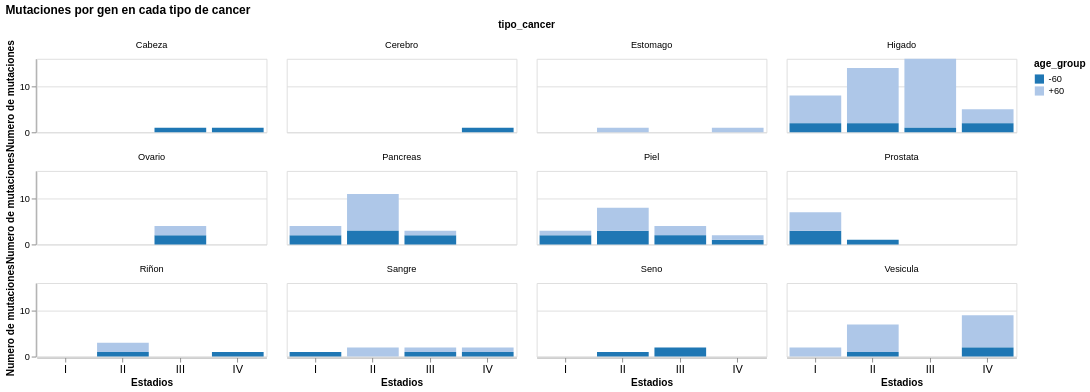

Notebook cell for this chart:
### Code cell
hola = alt.Chart(merge_stage).mark_bar().encode(
    x=alt.X('Estadios',axis=alt.Axis(
              labelAngle=0, labelFontSize=12)),
    y=alt.Y('count(icgc_mutation_id):Q').title('Numero de mutaciones').axis(format='.0f'),
    facet=alt.Facet('tipo_cancer').columns(4),
    color=alt.Color('age_group', scale=alt.Scale(scheme='category20')),
).properties(
    title='Mutaciones por gen en cada tipo de cancer',
    width=250,
    height=80
)

family_name = 'tgfb'
#hola.save("../run/imagenes/Estadadios_cancer_{0}.png".format(family_name), dpi=600)  # Aumenta el valor de scale para mejorar la resolución
hola

### Figure 1 — Vega-Lite specification as saved in the notebook (floating-point values rounded to 4 significant figures)
{"config": {"view": {"continuousWidth": 300, "continuousHeight": 300}}, "data": {"name": "data-d1ce68c49e7d47150d0fe1bc6881d806"}, "mark": {"type": "bar"}, "encoding": {"color": {"field": "age_group", "scale": {"scheme": "category20"}, "sort": ["-60", "+60"], "type": "ordinal"}, "facet": {"columns": 4, "field": "tipo_cancer", "type": "nominal"}, "x": {"axis": {"labelAngle": 0, "labelFontSize": 12}, "field": "Estadios", "type": "nominal"}, "y": {"aggregate": "count", "axis": {"format": ".0f"}, "field": "icgc_mutation_id", "title": "Numero de mutaciones", "type": "quantitative"}}, "height": 80, "title": "Mutaciones por gen en cada tipo de cancer", "width": 250, "$schema": "https://vega.github.io/schema/vega-lite/v5.17.0.json", "datasets": {"data-d1ce68c49e7d47150d0fe1bc6881d806": [{"icgc_donor_id": "DO220855", "donor_sex": "male", "donor_age_at_diagnosis": 47, "donor_tumour_stage_at_diagnosis": "IIC", "Est_tnm": "IIC", "age_group": "-60", "Estadios": "II", "tipo_cancer": "Piel"}, {"icgc_donor_id": "DO220866", "donor_sex": "male", "donor_age_at_diagnosis": 63, "donor_tumour_stage_at_diagnosis": "IIIB", "Est_tnm": "IIIB", "age_group": "+60", "Estadios": "III", "tipo_cancer": "Piel"}, {"icgc_donor_id": "DO220875", "donor_sex": "male", "donor_age_at_diagnosis": 64, "donor_tumour_stage_at_diagnosis": "IIB", "Est_tnm": "IIB", "age_group": "+60", "Estadios": "II", "tipo_cancer": "Piel"}, {"icgc_donor_id": "DO220877", "donor_sex": "male", "donor_age_at_diagnosis": 25, "donor_tumour_stage_at_diagnosis": "IV", "Est_tnm": "IV", "age_group": "-60", "Estadios": "IV", "tipo_cancer": "Piel"}, {"icgc_donor_id": "DO220886", "donor_sex": "male", "donor_age_at_diagnosis": 56, "donor_tumour_stage_at_diagnosis": "IA/IB", "Est_tnm": "I", "age_group": "-60", "Estadios": "I", "tipo_cancer": "Piel"}, {"icgc_donor_id": "DO220891", "donor_sex": "male", "donor_age_at_diagnosis": 78, "donor_tumour_stage_at_diagnosis": "IA/IB", "Est_tnm": "I", "age_group": "+60", "Estadios": "I", "tipo_cancer": "Piel"}, {"icgc_donor_id": "DO220898", "donor_sex": "female", "donor_age_at_diagnosis": 63, "donor_tumour_stage_at_diagnosis": "IV", "Est_tnm": "IV", "age_group": "+60", "Estadios": "IV", "tipo_cancer": "Piel"}, {"icgc_donor_id": "DO219881", "donor_sex": "male", "donor_age_at_diagnosis": 85, "donor_tumour_stage_at_diagnosis": "3", "Est_tnm": "III", "age_group": "+60", "Estadios": "III", "tipo_cancer": "Piel"}, {"icgc_donor_id": "DO219873", "donor_sex": "male", "donor_age_at_diagnosis": 49, "donor_tumour_stage_at_diagnosis": "2", "Est_tnm": "II", "age_group": "-60", "Estadios": "II", "tipo_cancer": "Piel"}, {"icgc_donor_id": "DO228012", "donor_sex": "male", "donor_age_at_diagnosis": 54, "donor_tumour_stage_at_diagnosis": "3", "Est_tnm": "III", "age_group": "-60", "Estadios": "III", "tipo_cancer": "Piel"}, {"icgc_donor_id": "DO220901", "donor_sex": "male", "donor_age_at_diagnosis": 56, "donor_tumour_stage_at_diagnosis": "IIA", "Est_tnm": "IIA", "age_group": "-60", "Estadios": "II", "tipo_cancer": "Piel"}, {"icgc_donor_id": "DO220902", "donor_sex": "male", "donor_age_at_diagnosis": 70, "donor_tumour_stage_at_diagnosis": "IIA", "Est_tnm": "IIA", "age_group": "+60", "Estadios": "II", "tipo_cancer": "Piel"}, {"icgc_donor_id": "DO220908", "donor_sex": "male", "donor_age_at_diagnosis": 19, "donor_tumour_stage_at_diagnosis": "IB", "Est_tnm": "IB", "age_group": "-60", "Estadios": "I", "tipo_cancer": "Piel"}, {"icgc_donor_id": "DO218912", "donor_sex": "male", "donor_age_at_diagnosis": 50, "donor_tumour_stage_at_diagnosis": "3", "Est_tnm": "III", "age_group": "-60", "Estadios": "III", "tipo_cancer": "Piel"}, {"icgc_donor_id": "DO218908", "donor_sex": "female", "donor_age_at_diagnosis": 72, "donor_tumour_stage_at_diagnosis": "2", "Est_tnm": "II", "age_group": "+60", "Estadios": "II", "tipo_cancer": "Piel"}, {"icgc_donor_id": "DO218863", "donor_sex": "female", "donor_age_at_diagnosis": 60, "donor_tumour_stage_at_diagnosis": "2", "Est_tnm": "II", "age_group": "+60", "Estadios": "II", "tipo_cancer": "Piel"}, {"icgc_donor_id": "DO218850", "donor_sex": "female", "donor_age_at_diagnosis": 72, "donor_tumour_stage_at_diagnosis": "2", "Est_tnm": "II", "age_group": "+60", "Estadios": "II", "tipo_cancer": "Piel"}, {"icgc_donor_id": "DO23258", "donor_sex": "male", "donor_age_at_diagnosis": 67, "donor_tumour_stage_at_diagnosis": "2", "Est_tnm": "II", "age_group": "+60", "Estadios": "II", "tipo_cancer": "Higado"}, {"icgc_donor_id": "DO23260", "donor_sex": "male", "donor_age_at_diagnosis": 69, "donor_tumour_stage_at_diagnosis": "3", "Est_tnm": "III", "age_group": "+60", "Estadios": "III", "tipo_cancer": "Higado"}, {"icgc_donor_id": "DO23248", "donor_sex": "male", "donor_age_at_diagnosis": 81, "donor_tumour_stage_at_diagnosis": "3", "Est_tnm": "III", "age_group": "+60", "Estadios": "III", "tipo_cancer": "Higado"}, {"icgc_donor_id": "DO50844", "donor_sex": "male", "donor_age_at_diagnosis": 75, "donor_tumour_stage_at_diagnosis": "4", "Est_tnm": "IV", "age_group": "+60", "Estadios": "IV", "tipo_cancer": "Higado"}, {"icgc_donor_id": "DO23242", "donor_sex": "male", "donor_age_at_diagnosis": 62, "donor_tumour_stage_at_diagnosis": "2", "Est_tnm": "II", "age_group": "+60", "Estadios": "II", "tipo_cancer": "Higado"}, {"icgc_donor_id": "DO23210", "donor_sex": "male", "donor_age_at_diagnosis": 72, "donor_tumour_stage_at_diagnosis": "3", "Est_tnm": "III", "age_group": "+60", "Estadios": "III", "tipo_cancer": "Higado"}, {"icgc_donor_id": "DO23222", "donor_sex": "male", "donor_age_at_diagnosis": 76, "donor_tumour_stage_at_diagnosis": "3", "Est_tnm": "III", "age_group": "+60", "Estadios": "III", "tipo_cancer": "Higado"}, {"icgc_donor_id": "DO50819", "donor_sex": "female", "donor_age_at_diagnosis": 72, "donor_tumour_stage_at_diagnosis": "2", "Est_tnm": "II", "age_group": "+60", "Estadios": "II", "tipo_cancer": "Higado"}, {"icgc_donor_id": "DO50811", "donor_sex": "male", "donor_age_at_diagnosis": 62, "donor_tumour_stage_at_diagnosis": "1", "Est_tnm": "I", "age_group": "+60", "Estadios": "I", "tipo_cancer": "Higado"}, {"icgc_donor_id": "DO23208", "donor_sex": "female", "donor_age_at_diagnosis": 72, "donor_tumour_stage_at_diagnosis": "1", "Est_tnm": "I", "age_group": "+60", "Estadios": "I", "tipo_cancer": "Higado"}, {"icgc_donor_id": "DO23206", "donor_sex": "male", "donor_age_at_diagnosis": 84, "donor_tumour_stage_at_diagnosis": "3", "Est_tnm": "III", "age_group": "+60", "Estadios": "III", "tipo_cancer": "Higado"}, {"icgc_donor_id": "DO23274", "donor_sex": "male", "donor_age_at_diagnosis": 75, "donor_tumour_stage_at_diagnosis": "3", "Est_tnm": "III", "age_group": "+60", "Estadios": "III", "tipo_cancer": "Higado"}, {"icgc_donor_id": "DO23280", "donor_sex": "male", "donor_age_at_diagnosis": 74, "donor_tumour_stage_at_diagnosis": "3", "Est_tnm": "III", "age_group": "+60", "Estadios": "III", "tipo_cancer": "Higado"}, {"icgc_donor_id": "DO23134", "donor_sex": "female", "donor_age_at_diagnosis": 65, "donor_tumour_stage_at_diagnosis": "1", "Est_tnm": "I", "age_group": "+60", "Estadios": "I", "tipo_cancer": "Higado"}, {"icgc_donor_id": "DO23130", "donor_sex": "male", "donor_age_at_diagnosis": 62, "donor_tumour_stage_at_diagnosis": "4A", "Est_tnm": "IVA", "age_group": "+60", "Estadios": "IV", "tipo_cancer": "Higado"}, {"icgc_donor_id": "DO23148", "donor_sex": "male", "donor_age_at_diagnosis": 73, "donor_tumour_stage_at_diagnosis": "4A", "Est_tnm": "IVA", "age_group": "+60", "Estadios": "IV", "tipo_cancer": "Higado"}, {"icgc_donor_id": "DO23194", "donor_sex": "male", "donor_age_at_diagnosis": 68, "donor_tumour_stage_at_diagnosis": "2", "Est_tnm": "II", "age_group": "+60", "Estadios": "II", "tipo_cancer": "Higado"}, {"icgc_donor_id": "DO23188", "donor_sex": "male", "donor_age_at_diagnosis": 76, "donor_tumour_stage_at_diagnosis": "3", "Est_tnm": "III", "age_group": "+60", "Estadios": "III", "tipo_cancer": "Higado"}, {"icgc_donor_id": "DO23158", "donor_sex": "male", "donor_age_at_diagnosis": 65, "donor_tumour_stage_at_diagnosis": "3", "Est_tnm": "III", "age_group": "+60", "Estadios": "III", "tipo_cancer": "Higado"}, {"icgc_donor_id": "DO23160", "donor_sex": "male", "donor_age_at_diagnosis": 58, "donor_tumour_stage_at_diagnosis": "3", "Est_tnm": "III", "age_group": "-60", "Estadios": "III", "tipo_cancer": "Higado"}, {"icgc_donor_id": "DO45287", "donor_sex": "male", "donor_age_at_diagnosis": 74, "donor_tumour_stage_at_diagnosis": "1", "Est_tnm": "I", "age_group": "+60", "Estadios": "I", "tipo_cancer": "Higado"}, {"icgc_donor_id": "DO45279", "donor_sex": "male", "donor_age_at_diagnosis": 67, "donor_tumour_stage_at_diagnosis": "3", "Est_tnm": "III", "age_group": "+60", "Estadios": "III", "tipo_cancer": "Higado"}, {"icgc_donor_id": "DO45241", "donor_sex": "male", "donor_age_at_diagnosis": 49, "donor_tumour_stage_at_diagnosis": "1", "Est_tnm": "I", "age_group": "-60", "Estadios": "I", "tipo_cancer": "Higado"}, {"icgc_donor_id": "DO45227", "donor_sex": "female", "donor_age_at_diagnosis": 57, "donor_tumour_stage_at_diagnosis": "2", "Est_tnm": "II", "age_group": "-60", "Estadios": "II", "tipo_cancer": "Higado"}, {"icgc_donor_id": "DO45299", "donor_sex": "female", "donor_age_at_diagnosis": 70, "donor_tumour_stage_at_diagnosis": "1", "Est_tnm": "I", "age_group": "+60", "Estadios": "I", "tipo_cancer": "Higado"}, {"icgc_donor_id": "DO45293", "donor_sex": "male", "donor_age_at_diagnosis": 68, "donor_tumour_stage_at_diagnosis": "3", "Est_tnm": "III", "age_group": "+60", "Estadios": "III", "tipo_cancer": "Higado"}, {"icgc_donor_id": "DO45145", "donor_sex": "male", "donor_age_at_diagnosis": 78, "donor_tumour_stage_at_diagnosis": "3", "Est_tnm": "III", "age_group": "+60", "Estadios": "III", "tipo_cancer": "Higado"}, {"icgc_donor_id": "DO45141", "donor_sex": "male", "donor_age_at_diagnosis": 73, "donor_tumour_stage_at_diagnosis": "2", "Est_tnm": "II", "age_group": "+60", "Estadios": "II", "tipo_cancer": "Higado"}, {"icgc_donor_id": "DO45109", "donor_sex": "male", "donor_age_at_diagnosis": 63, "donor_tumour_stage_at_diagnosis": "2", "Est_tnm": "II", "age_group": "+60", "Estadios": "II", "tipo_cancer": "Higado"}, {"icgc_donor_id": "DO45177", "donor_sex": "female", "donor_age_at_diagnosis": 81, "donor_tumour_stage_at_diagnosis": "3", "Est_tnm": "III", "age_group": "+60", "Estadios": "III", "tipo_cancer": "Higado"}, {"icgc_donor_id": "DO48761", "donor_sex": "male", "donor_age_at_diagnosis": 55, "donor_tumour_stage_at_diagnosis": "2", "Est_tnm": "II", "age_group": "-60", "Estadios": "II", "tipo_cancer": "Higado"}, {"icgc_donor_id": "DO23468", "donor_sex": "female", "donor_age_at_diagnosis": 48, "donor_tumour_stage_at_diagnosis": "1", "Est_tnm": "I", "age_group": "-60", "Estadios": "I", "tipo_cancer": "Higado"}, {"icgc_donor_id": "DO23466", "donor_sex": "male", "donor_age_at_diagnosis": 73, "donor_tumour_stage_at_diagnosis": "2", "Est_tnm": "II", "age_group": "+60", "Estadios": "II", "tipo_cancer": "Higado"}, {"icgc_donor_id": "DO23416", "donor_sex": "male", "donor_age_at_diagnosis": 73, "donor_tumour_stage_at_diagnosis": "2", "Est_tnm": "II", "age_group": "+60", "Estadios": "II", "tipo_cancer": "Higado"}, {"icgc_donor_id": "DO23400", "donor_sex": "male", "donor_age_at_diagnosis": 41, "donor_tumour_stage_at_diagnosis": "4B", "Est_tnm": "IVB", "age_group": "-60", "Estadios": "IV", "tipo_cancer": "Higado"}, {"icgc_donor_id": "DO23358", "donor_sex": "male", "donor_age_at_diagnosis": 71, "donor_tumour_stage_at_diagnosis": "2", "Est_tnm": "II", "age_group": "+60", "Estadios": "II", "tipo_cancer": "Higado"}, {"icgc_donor_id": "DO23368", "donor_sex": "female", "donor_age_at_diagnosis": 52, "donor_tumour_stage_at_diagnosis": "4A", "Est_tnm": "IVA", "age_group": "-60", "Estadios": "IV", "tipo_cancer": "Higado"}, {"icgc_donor_id": "DO23330", "donor_sex": "male", "donor_age_at_diagnosis": 75, "donor_tumour_stage_at_diagnosis": "3", "Est_tnm": "III", "age_group": "+60", "Estadios": "III", "tipo_cancer": "Higado"}, {"icgc_donor_id": "DO23322", "donor_sex": "male", "donor_age_at_diagnosis": 78, "donor_tumour_stage_at_diagnosis": "2", "Est_tnm": "II", "age_group": "+60", "Estadios": "II", "tipo_cancer": "Higado"}, {"icgc_donor_id": "DO48682", "donor_sex": "female", "donor_age_at_diagnosis": 72, "donor_tumour_stage_at_diagnosis": "3", "Est_tnm": "III", "age_group": "+60", "Estadios": "III", "tipo_cancer": "Higado"}, {"icgc_donor_id": "DO23539", "donor_sex": "male", "donor_age_at_diagnosis": 77, "donor_tumour_stage_at_diagnosis": "1", "Est_tnm": "I", "age_group": "+60", "Estadios": "I", "tipo_cancer": "Higado"}, {"icgc_donor_id": "DO23537", "donor_sex": "male", "donor_age_at_diagnosis": 79, "donor_tumour_stage_at_diagnosis": "2", "Est_tnm": "II", "age_group": "+60", "Estadios": "II", "tipo_cancer": "Higado"}, {"icgc_donor_id": "DO23514", "donor_sex": "male", "donor_age_at_diagnosis": 64, "donor_tumour_stage_at_diagnosis": "2", "Est_tnm": "II", "age_group": "+60", "Estadios": "II", "tipo_cancer": "Higado"}, {"icgc_donor_id": "DO27825", "donor_sex": "male", "donor_age_at_diagnosis": 4, "donor_tumour_stage_at_diagnosis": "III", "Est_tnm": "III", "age_group": "-60", "Estadios": "III", "tipo_cancer": "Sangre"}, {"icgc_donor_id": "DO27803", "donor_sex": "male", "donor_age_at_diagnosis": 67, "donor_tumour_stage_at_diagnosis": "IV,N", "Est_tnm": "IV", "age_group": "+60", "Estadios": "IV", "tipo_cancer": "Sangre"}, {"icgc_donor_id": "DO27797", "donor_sex": "male", "donor_age_at_diagnosis": 48, "donor_tumour_stage_at_diagnosis": "IV,N,E", "Est_tnm": "IV", "age_group": "-60", "Estadios": "IV", "tipo_cancer": "Sangre"}, {"icgc_donor_id": "DO27789", "donor_sex": "male", "donor_age_at_diagnosis": 66, "donor_tumour_stage_at_diagnosis": "II,N", "Est_tnm": "II", "age_group": "+60", "Estadios": "II", "tipo_cancer": "Sangre"}, {"icgc_donor_id": "DO52671", "donor_sex": "female", "donor_age_at_diagnosis": 74, "donor_tumour_stage_at_diagnosis": "III,E", "Est_tnm": "III", "age_group": "+60", "Estadios": "III", "tipo_cancer": "Sangre"}, {"icgc_donor_id": "DO52674", "donor_sex": "female", "donor_age_at_diagnosis": 53, "donor_tumour_stage_at_diagnosis": "I,N", "Est_tnm": "I", "age_group": "-60", "Estadios": "I", "tipo_cancer": "Sangre"}, {"icgc_donor_id": "DO52675", "donor_sex": "female", "donor_age_at_diagnosis": 70, "donor_tumour_stage_at_diagnosis": "II,N,E", "Est_tnm": "II", "age_group": "+60", "Estadios": "II", "tipo_cancer": "Sangre"}, {"icgc_donor_id": "DO48969", "donor_sex": "female", "donor_age_at_diagnosis": 9, "donor_tumour_stage_at_diagnosis": "M1", "Est_tnm": "IV", "age_group": "-60", "Estadios": "IV", "tipo_cancer": "Cerebro"}, {"icgc_donor_id": "DO218828", "donor_sex": "female", "donor_age_at_diagnosis": 50, "donor_tumour_stage_at_diagnosis": "T1N1M0", "Est_tnm": "IIA", "age_group": "-60", "Estadios": "II", "tipo_cancer": "Seno "}, {"icgc_donor_id": "DO227473", "donor_sex": "female", "donor_age_at_diagnosis": 48, "donor_tumour_stage_at_diagnosis": "T2N2M0", "Est_tnm": "IIIA", "age_group": "-60", "Estadios": "III", "tipo_cancer": "Seno "}, {"icgc_donor_id": "DO227854", "donor_sex": "female", "donor_age_at_diagnosis": 55, "donor_tumour_stage_at_diagnosis": "T3N1M0", "Est_tnm": "IIIA", "age_group": "-60", "Estadios": "III", "tipo_cancer": "Seno "}, {"icgc_donor_id": "DO46368", "donor_sex": "female", "donor_age_at_diagnosis": 57, "donor_tumour_stage_at_diagnosis": "III", "Est_tnm": "III", "age_group": "-60", "Estadios": "III", "tipo_cancer": "Ovario"}, {"icgc_donor_id": "DO46370", "donor_sex": "female", "donor_age_at_diagnosis": 54, "donor_tumour_stage_at_diagnosis": "III", "Est_tnm": "III", "age_group": "-60", "Estadios": "III", "tipo_cancer": "Ovario"}, {"icgc_donor_id": "DO46354", "donor_sex": "female", "donor_age_at_diagnosis": 73, "donor_tumour_stage_at_diagnosis": "III", "Est_tnm": "III", "age_group": "+60", "Estadios": "III", "tipo_cancer": "Ovario"}, {"icgc_donor_id": "DO46334", "donor_sex": "female", "donor_age_at_diagnosis": 77, "donor_tumour_stage_at_diagnosis": "III", "Est_tnm": "III", "age_group": "+60", "Estadios": "III", "tipo_cancer": "Ovario"}, {"icgc_donor_id": "DO35083", "donor_sex": "female", "donor_age_at_diagnosis": 68, "donor_tumour_stage_at_diagnosis": "IIB", "Est_tnm": "IIB", "age_group": "+60", "Estadios": "II", "tipo_cancer": "Pancreas"}, {"icgc_donor_id": "DO35230", "donor_sex": "female", "donor_age_at_diagnosis": 52, "donor_tumour_stage_at_diagnosis": "IIB", "Est_tnm": "IIB", "age_group": "-60", "Estadios": "II", "tipo_cancer": "Pancreas"}, {"icgc_donor_id": "DO35242", "donor_sex": "male", "donor_age_at_diagnosis": 51, "donor_tumour_stage_at_diagnosis": "T3N1Mx", "Est_tnm": "IIIA", "age_group": "-60", "Estadios": "III", "tipo_cancer": "Pancreas"}, {"icgc_donor_id": "DO35120", "donor_sex": "male", "donor_age_at_diagnosis": 80, "donor_tumour_stage_at_diagnosis": "T3N1Mx", "Est_tnm": "IIIA", "age_group": "+60", "Estadios": "III", "tipo_cancer": "Pancreas"}, {"icgc_donor_id": "DO51549", "donor_sex": "female", "donor_age_at_diagnosis": 76, "donor_tumour_stage_at_diagnosis": "IIA", "Est_tnm": "IIA", "age_group": "+60", "Estadios": "II", "tipo_cancer": "Pancreas"}, {"icgc_donor_id": "DO51534", "donor_sex": "female", "donor_age_at_diagnosis": 79, "donor_tumour_stage_at_diagnosis": "IIB", "Est_tnm": "IIB", "age_group": "+60", "Estadios": "II", "tipo_cancer": "Pancreas"}, {"icgc_donor_id": "DO51517", "donor_sex": "male", "donor_age_at_diagnosis": 52, "donor_tumour_stage_at_diagnosis": "IIB", "Est_tnm": "IIB", "age_group": "-60", "Estadios": "II", "tipo_cancer": "Pancreas"}, {"icgc_donor_id": "DO51496", "donor_sex": "female", "donor_age_at_diagnosis": 70, "donor_tumour_stage_at_diagnosis": "IIB", "Est_tnm": "IIB", "age_group": "+60", "Estadios": "II", "tipo_cancer": "Pancreas"}, {"icgc_donor_id": "DO51464", "donor_sex": "male", "donor_age_at_diagnosis": 72, "donor_tumour_stage_at_diagnosis": "IIB", "Est_tnm": "IIB", "age_group": "+60", "Estadios": "II", "tipo_cancer": "Pancreas"}, {"icgc_donor_id": "DO49418", "donor_sex": "male", "donor_age_at_diagnosis": 58, "donor_tumour_stage_at_diagnosis": "IA", "Est_tnm": "IA", "age_group": "-60", "Estadios": "I", "tipo_cancer": "Pancreas"}, {"icgc_donor_id": "DO35442", "donor_sex": "female", "donor_age_at_diagnosis": 53, "donor_tumour_stage_at_diagnosis": "IIA", "Est_tnm": "IIA", "age_group": "-60", "Estadios": "II", "tipo_cancer": "Pancreas"}, {"icgc_donor_id": "DO35406", "donor_sex": "male", "donor_age_at_diagnosis": 54, "donor_tumour_stage_at_diagnosis": "III", "Est_tnm": "III", "age_group": "-60", "Estadios": "III", "tipo_cancer": "Pancreas"}, {"icgc_donor_id": "DO35360", "donor_sex": "male", "donor_age_at_diagnosis": 65, "donor_tumour_stage_at_diagnosis": "IB", "Est_tnm": "IB", "age_group": "+60", "Estadios": "I", "tipo_cancer": "Pancreas"}, {"icgc_donor_id": "DO224575", "donor_sex": "male", "donor_age_at_diagnosis": 72, "donor_tumour_stage_at_diagnosis": "IIB", "Est_tnm": "IIB", "age_group": "+60", "Estadios": "II", "tipo_cancer": "Pancreas"}, {"icgc_donor_id": "DO224648", "donor_sex": "male", "donor_age_at_diagnosis": 69, "donor_tumour_stage_at_diagnosis": "IIB", "Est_tnm": "IIB", "age_group": "+60", "Estadios": "II", "tipo_cancer": "Pancreas"}, {"icgc_donor_id": "DO224656", "donor_sex": "female", "donor_age_at_diagnosis": 50, "donor_tumour_stage_at_diagnosis": "IB", "Est_tnm": "IB", "age_group": "-60", "Estadios": "I", "tipo_cancer": "Pancreas"}, {"icgc_donor_id": "DO224770", "donor_sex": "female", "donor_age_at_diagnosis": 74, "donor_tumour_stage_at_diagnosis": "IA", "Est_tnm": "IA", "age_group": "+60", "Estadios": "I", "tipo_cancer": "Pancreas"}, {"icgc_donor_id": "DO224712", "donor_sex": "male", "donor_age_at_diagnosis": 78, "donor_tumour_stage_at_diagnosis": "IIB", "Est_tnm": "IIB", "age_group": "+60", "Estadios": "II", "tipo_cancer": "Pancreas"}, {"icgc_donor_id": "DO228083", "donor_sex": "male", "donor_age_at_diagnosis": 50, "donor_tumour_stage_at_diagnosis": "T2a", "Est_tnm": "IIA", "age_group": "-60", "Estadios": "II", "tipo_cancer": "Prostata"}, {"icgc_donor_id": "DO228696", "donor_sex": "male", "donor_age_at_diagnosis": 45, "donor_tumour_stage_at_diagnosis": "T1c", "Est_tnm": "I", "age_group": "-60", "Estadios": "I", "tipo_cancer": "Prostata"}, {"icgc_donor_id": "DO228647", "donor_sex": "male", "donor_age_at_diagnosis": 50, "donor_tumour_stage_at_diagnosis": "T1cNxMx", "Est_tnm": "I", "age_group": "-60", "Estadios": "I", "tipo_cancer": "Prostata"}, {"icgc_donor_id": "DO228670", "donor_sex": "male", "donor_age_at_diagnosis": 61, "donor_tumour_stage_at_diagnosis": "T1cN0M0", "Est_tnm": "I", "age_group": "+60", "Estadios": "I", "tipo_cancer": "Prostata"}, {"icgc_donor_id": "DO51085", "donor_sex": "male", "donor_age_at_diagnosis": 72, "donor_tumour_stage_at_diagnosis": "T1c", "Est_tnm": "I", "age_group": "+60", "Estadios": "I", "tipo_cancer": "Prostata"}, {"icgc_donor_id": "DO51139", "donor_sex": "male", "donor_age_at_diagnosis": 60, "donor_tumour_stage_at_diagnosis": "T1c", "Est_tnm": "I", "age_group": "+60", "Estadios": "I", "tipo_cancer": "Prostata"}, {"icgc_donor_id": "DO51126", "donor_sex": "male", "donor_age_at_diagnosis": 52, "donor_tumour_stage_at_diagnosis": "T2b", "Est_tnm": "I", "age_group": "-60", "Estadios": "I", "tipo_cancer": "Prostata"}, {"icgc_donor_id": "DO229074", "donor_sex": "male", "donor_age_at_diagnosis": 63, "donor_tumour_stage_at_diagnosis": "T1cN0M0", "Est_tnm": "I", "age_group": "+60", "Estadios": "I", "tipo_cancer": "Prostata"}, {"icgc_donor_id": "DO218693", "donor_sex": "male", "donor_age_at_diagnosis": 79, "donor_tumour_stage_at_diagnosis": "T2N0M0", "Est_tnm": "IIA", "age_group": "+60", "Estadios": "II", "tipo_cancer": "Estomago"}, {"icgc_donor_id": "DO217822", "donor_sex": "male", "donor_age_at_diagnosis": 65, "donor_tumour_stage_at_diagnosis": "T4N2M1", "Est_tnm": "IV", "age_group": "+60", "Estadios": "IV", "tipo_cancer": "Estomago"}, {"icgc_donor_id": "DO47072", "donor_sex": "male", "donor_age_at_diagnosis": 64, "donor_tumour_stage_at_diagnosis": "T2N0M0", "Est_tnm": "IIA", "age_group": "+60", "Estadios": "II", "tipo_cancer": "Riñon"}, {"icgc_donor_id": "DO220943", "donor_sex": "female", "donor_age_at_diagnosis": 4, "donor_tumour_stage_at_diagnosis": "IV", "Est_tnm": "IV", "age_group": "-60", "Estadios": "IV", "tipo_cancer": "Riñon"}, {"icgc_donor_id": "DO47092", "donor_sex": "male", "donor_age_at_diagnosis": 67, "donor_tumour_stage_at_diagnosis": "T2N0M0", "Est_tnm": "IIA", "age_group": "+60", "Estadios": "II", "tipo_cancer": "Riñon"}, {"icgc_donor_id": "DO46826", "donor_sex": "male", "donor_age_at_diagnosis": 39, "donor_tumour_stage_at_diagnosis": "T3N0M0", "Est_tnm": "IIB", "age_group": "-60", "Estadios": "II", "tipo_cancer": "Riñon"}, {"icgc_donor_id": "DO231470", "donor_sex": "female", "donor_age_at_diagnosis": 51, "donor_tumour_stage_at_diagnosis": "IV-C", "Est_tnm": "IVC", "age_group": "-60", "Estadios": "IV", "tipo_cancer": "Cabeza"}, {"icgc_donor_id": "DO218075", "donor_sex": "male", "donor_age_at_diagnosis": 50, "donor_tumour_stage_at_diagnosis": "T4aN0", "Est_tnm": "IIIA", "age_group": "-60", "Estadios": "III", "tipo_cancer": "Cabeza"}, {"icgc_donor_id": "DO217864", "donor_sex": "male", "donor_age_at_diagnosis": 63, "donor_tumour_stage_at_diagnosis": "IVA", "Est_tnm": "IVA", "age_group": "+60", "Estadios": "IV", "tipo_cancer": "Vesicula"}, {"icgc_donor_id": "DO222389", "donor_sex": "male", "donor_age_at_diagnosis": 58, "donor_tumour_stage_at_diagnosis": "4A", "Est_tnm": "IVA", "age_group": "-60", "Estadios": "IV", "tipo_cancer": "Vesicula"}, {"icgc_donor_id": "DO222421", "donor_sex": "female", "donor_age_at_diagnosis": 78, "donor_tumour_stage_at_diagnosis": "2", "Est_tnm": "II", "age_group": "+60", "Estadios": "II", "tipo_cancer": "Vesicula"}, {"icgc_donor_id": "DO222427", "donor_sex": "male", "donor_age_at_diagnosis": 60, "donor_tumour_stage_at_diagnosis": "2", "Est_tnm": "II", "age_group": "+60", "Estadios": "II", "tipo_cancer": "Vesicula"}, {"icgc_donor_id": "DO222508", "donor_sex": "female", "donor_age_at_diagnosis": 63, "donor_tumour_stage_at_diagnosis": "4A", "Est_tnm": "IVA", "age_group": "+60", "Estadios": "IV", "tipo_cancer": "Vesicula"}, {"icgc_donor_id": "DO222534", "donor_sex": "male", "donor_age_at_diagnosis": 89, "donor_tumour_stage_at_diagnosis": "2", "Est_tnm": "II", "age_group": "+60", "Estadios": "II", "tipo_cancer": "Vesicula"}, {"icgc_donor_id": "DO222687", "donor_sex": "male", "donor_age_at_diagnosis": 72, "donor_tumour_stage_at_diagnosis": "2", "Est_tnm": "II", "age_group": "+60", "Estadios": "II", "tipo_cancer": "Vesicula"}, {"icgc_donor_id": "DO222682", "donor_sex": "male", "donor_age_at_diagnosis": 62, "donor_tumour_stage_at_diagnosis": "1", "Est_tnm": "I", "age_group": "+60", "Estadios": "I", "tipo_cancer": "Vesicula"}, {"icgc_donor_id": "DO222608", "donor_sex": "male", "donor_age_at_diagnosis": 75, "donor_tumour_stage_at_diagnosis": "4A", "Est_tnm": "IVA", "age_group": "+60", "Estadios": "IV", "tipo_cancer": "Vesicula"}, {"icgc_donor_id": "DO222817", "donor_sex": "female", "donor_age_at_diagnosis": 69, "donor_tumour_stage_at_diagnosis": "2", "Est_tnm": "II", "age_group": "+60", "Estadios": "II", "tipo_cancer": "Vesicula"}, {"icgc_donor_id": "DO222830", "donor_sex": "male", "donor_age_at_diagnosis": 60, "donor_tumour_stage_at_diagnosis": "4A", "Est_tnm": "IV", "age_group": "+60", "Estadios": "IV", "tipo_cancer": "Vesicula"}, {"icgc_donor_id": "DO222838", "donor_sex": "female", "donor_age_at_diagnosis": 70, "donor_tumour_stage_at_diagnosis": "1", "Est_tnm": "I", "age_group": "+60", "Estadios": "I", "tipo_cancer": "Vesicula"}, {"icgc_donor_id": "DO222848", "donor_sex": "female", "donor_age_at_diagnosis": 51, "donor_tumour_stage_at_diagnosis": "2", "Est_tnm": "II", "age_group": "-60", "Estadios": "II", "tipo_cancer": "Vesicula"}, {"icgc_donor_id": "DO222852", "donor_sex": "male", "donor_age_at_diagnosis": 80, "donor_tumour_stage_at_diagnosis": "4A", "Est_tnm": "IVA", "age_group": "+60", "Estadios": "IV", "tipo_cancer": "Vesicula"}, {"icgc_donor_id": "DO222857", "donor_sex": "female", "donor_age_at_diagnosis": 78, "donor_tumour_stage_at_diagnosis": "2", "Est_tnm": "II", "age_group": "+60", "Estadios": "II", "tipo_cancer": "Vesicula"}, {"icgc_donor_id": "DO222955", "donor_sex": "male", "donor_age_at_diagnosis": 75, "donor_tumour_stage_at_diagnosis": "4A", "Est_tnm": "IVA", "age_group": "+60", "Estadios": "IV", "tipo_cancer": "Vesicula"}, {"icgc_donor_id": "DO222960", "donor_sex": "male", "donor_age_at_diagnosis": 35, "donor_tumour_stage_at_diagnosis": "4A", "Est_tnm": "IVA", "age_group": "-60", "Estadios": "IV", "tipo_cancer": "Vesicula"}, {"icgc_donor_id": "DO222973", "donor_sex": "female", "donor_age_at_diagnosis": 79, "donor_tumour_stage_at_diagnosis": "4A", "Est_tnm": "IVA", "age_group": "+60", "Estadios": "IV", "tipo_cancer": "Vesicula"}]}}
